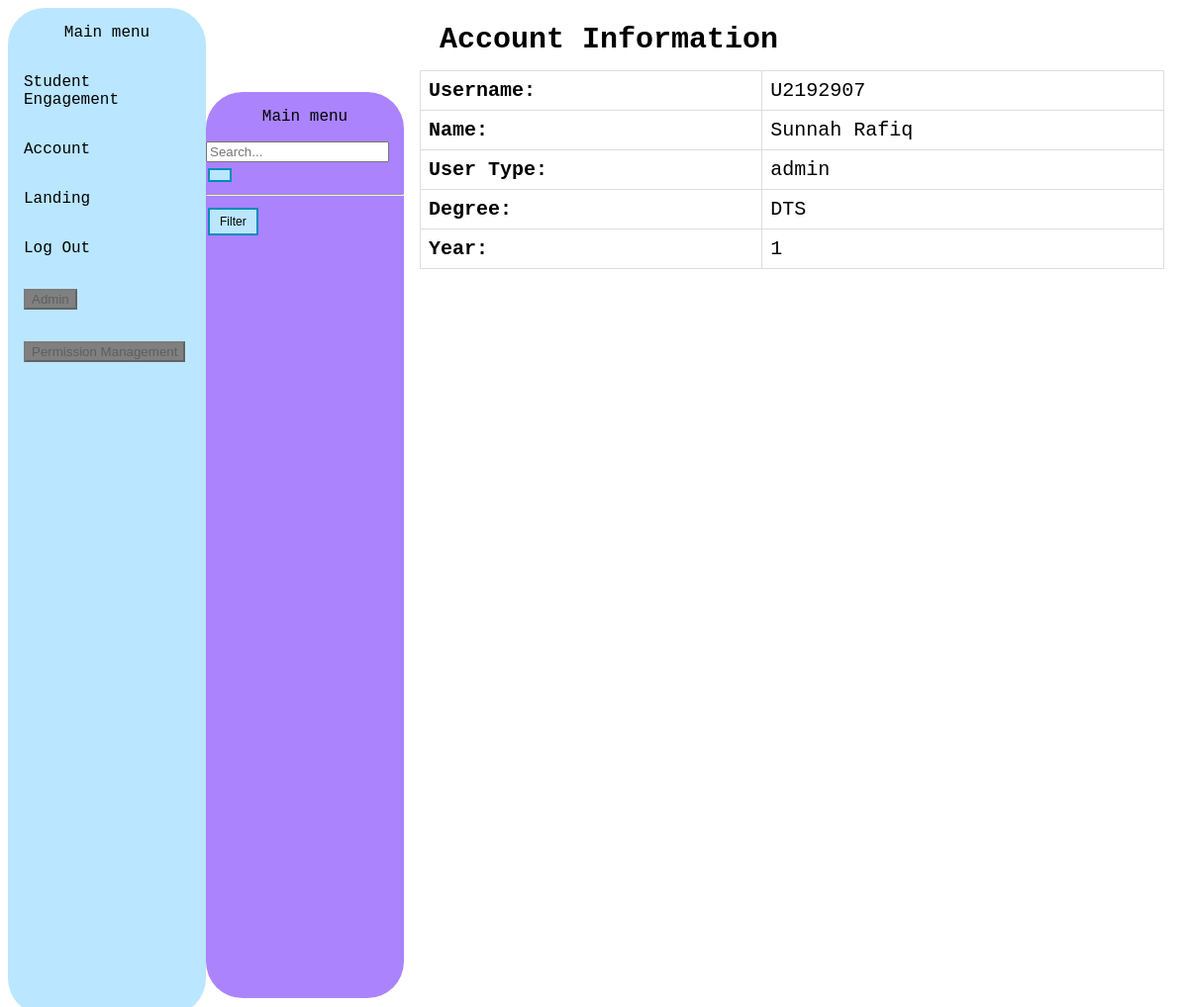
Page /account (signed in) on the committed database.
### tables this page shows
CREATE TABLE users (
    username TEXT PRIMARY KEY,
    password TEXT NOT NULL,
    user_type TEXT CHECK(user_type IN ('admin', 'student'))
, degree VARCHAR(50), name VARCHAR(50), year INTEGER);

### main.py (the view)
@app.route('/account')
@app.route('/account/<username>')
@login_required
def account(username=None):
    if username is None:
        if 'username' not in session:
            return redirect(url_for('login'))
        username = session['username']
    con = sqlite3.connect("database.db")
    cur = con.cursor()
    query = "SELECT * FROM users"
    cur.execute(query)
    users = cur.fetchall()
    query = f"SELECT * FROM users WHERE username ='"+username+"'"
    cur.execute(query)
    user = cur.fetchone()
    return render_template('account.html', users=users, user=user)

### main.py (called while the page is built)
def login_required(f):
    @wraps(f)
    def decorated_function(*args, **kwargs):
        if 'username' in session:
            return f(*args, **kwargs)
        else:
            return redirect(url_for('login'))
    return decorated_function

### templates/account.html (shortened to what this page needs)
<!DOCTYPE html>
<html>
<head>
</head>
<body>
<div class="sidebar1">
  <p><center>Main menu</center></p>
  <a href="{{ url_for('statistic')}}">Student Engagement</a>
  <a href="{{ url_for('account')}}">Account</a>
  <a href="{{ url_for('landing')}}">Landing</a>
  <a href="{{ url_for('logout')}}">Log Out</a>
  {% if user == 'admin' %}
  <a href="{{ url_for('admin')}}"><button class="button1">Admin</button></a>
  {% else %}
  <a href="#"><button  style="background-color: grey;" disabled>Admin</button></a>
  {% endif %}
  {% if user == 'admin' %}
  <a href="{{ url_for('permission')}}"><button class="button1">Permission Management</button></a>
  {% else %}
  <a href="#"><button  style="background-color: grey;" disabled>Permission Management</button></a>
  {% endif %}
</div>
<div class="sidebar2">
  <p><center>Main menu</center></p>
  <form action="{{ url_for('statistic') }}" method="get">
    <input type="text" name="search" placeholder="Search..." value="{{ search }}">
    <button type="submit" class="button1" style="font-size: 12px;
  padding: 5px 10px;"></button>
  </form>
  <hr>
  <button type="button" onclick="toggleFilterSection()" class="button1" style="font-size: 12px; padding: 5px 10px;">Filter</button>
</div>
<div class="content">
  <h1>Account Information</h1>
  <table>
    <tr>
      <th>Username:</th>
      <td>{{ user[0] }}</td>
    </tr>
    <tr>
      <th>Name:</th>
      <td>{{ user[4] }}</td>
    </tr>
    <tr>
      <th>User Type:</th>
      <td>{{ user[2] }}</td>
    </tr>
    <tr>
      <th>Degree:</th>
      <td>{{ user[3] }}</td>
    </tr>
    <tr>
      <th>Year:</th>
      <td>{{ user[5] }}</td>
    </tr>
  </table>
</div>
</body>
</html>

### templates/account.html (style rules this page uses)
body { font-family: "Lucida Console", "Courier New", monospace; font-style: normal; font-weight: 400; background: #FFFFFF; }
h1 { width: 100%; padding: 6px 20px; margin: 8px 0; display: block; box-sizing: border-box; font-size: 30px }
table { border-collapse: collapse; width: 100%; }
td, th { border: 1px solid #dddddd; text-align: left; padding: 8px; font-size: 20px }
.button1 { background-color:#BAE6FF; border: none; padding: 15px 32px; text-align: center; text-decoration: none; color: black; border: 2px solid #008CBA; font-size: 16px; margin: 4px 2px; cursor: pointer; display: inline-block; }
div.content { margin-left: 400px; padding: 1px 16px; height: 1000px; }
.sidebar1 { margin: 0; width: 200px; position: fixed; height: 100%; overflow: auto; display: inline-block; white-space: normal; border-radius: 37px; background: #BAE6FF; }
.sidebar2 { margin-top:85px; width: 200px; position: fixed; height: 90%; overflow: auto; display: inline-block; white-space: normal; border-radius: 37px; background: #AA83FD; margin-left: 200px }
.sidebar1 a,.sidebar2 a { display: block; color: black; padding: 16px; text-decoration: none; }

### rows in the picture
users: username "U2192907", name "Sunnah Rafiq", user_type "admin", degree "DTS", year "1"
